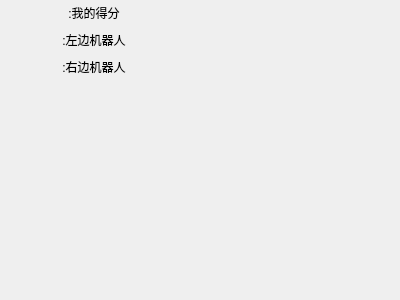
<?xml version="1.0" encoding="UTF-8"?>
<ui version="4.0">
 <class>MarkBoard</class>
 <widget class="QWidget" name="MarkBoard">
  <property name="geometry">
   <rect>
    <x>0</x>
    <y>0</y>
    <width>400</width>
    <height>300</height>
   </rect>
  </property>
  <property name="windowTitle">
   <string>Form</string>
  </property>
  <property name="styleSheet">
   <string notr="true"/>
  </property>
  <widget class="QFrame" name="frame">
   <property name="geometry">
    <rect>
     <x>0</x>
     <y>0</y>
     <width>157</width>
     <height>81</height>
    </rect>
   </property>
   <property name="styleSheet">
    <string notr="true">background-color: transparent;
border-image: url(:/background.png);</string>
   </property>
   <property name="frameShape">
    <enum>QFrame::WinPanel</enum>
   </property>
   <property name="frameShadow">
    <enum>QFrame::Raised</enum>
   </property>
   <widget class="QLabel" name="rightMark">
    <property name="geometry">
     <rect>
      <x>-59</x>
      <y>57</y>
      <width>81</width>
      <height>20</height>
     </rect>
    </property>
    <property name="text">
     <string/>
    </property>
    <property name="alignment">
     <set>Qt::AlignRight|Qt::AlignTrailing|Qt::AlignVCenter</set>
    </property>
   </widget>
   <widget class="QLabel" name="leftMark">
    <property name="geometry">
     <rect>
      <x>-59</x>
      <y>30</y>
      <width>81</width>
      <height>20</height>
     </rect>
    </property>
    <property name="text">
     <string/>
    </property>
    <property name="alignment">
     <set>Qt::AlignRight|Qt::AlignTrailing|Qt::AlignVCenter</set>
    </property>
   </widget>
   <widget class="QLabel" name="myMark">
    <property name="geometry">
     <rect>
      <x>-59</x>
      <y>3</y>
      <width>81</width>
      <height>20</height>
     </rect>
    </property>
    <property name="text">
     <string/>
    </property>
    <property name="alignment">
     <set>Qt::AlignRight|Qt::AlignTrailing|Qt::AlignVCenter</set>
    </property>
   </widget>
   <widget class="QLabel" name="label_5">
    <property name="geometry">
     <rect>
      <x>50</x>
      <y>57</y>
      <width>88</width>
      <height>20</height>
     </rect>
    </property>
    <property name="text">
     <string>:右边机器人</string>
    </property>
    <property name="alignment">
     <set>Qt::AlignCenter</set>
    </property>
   </widget>
   <widget class="QLabel" name="label_3">
    <property name="geometry">
     <rect>
      <x>50</x>
      <y>30</y>
      <width>88</width>
      <height>20</height>
     </rect>
    </property>
    <property name="text">
     <string>:左边机器人</string>
    </property>
    <property name="alignment">
     <set>Qt::AlignCenter</set>
    </property>
   </widget>
   <widget class="QLabel" name="label">
    <property name="geometry">
     <rect>
      <x>50</x>
      <y>3</y>
      <width>88</width>
      <height>20</height>
     </rect>
    </property>
    <property name="styleSheet">
     <string notr="true"/>
    </property>
    <property name="text">
     <string>:我的得分</string>
    </property>
    <property name="alignment">
     <set>Qt::AlignCenter</set>
    </property>
   </widget>
  </widget>
  <zorder>frame</zorder>
  <zorder>leftMark</zorder>
  <zorder>myMark</zorder>
  <zorder>rightMark</zorder>
 </widget>
 <resources/>
 <connections/>
</ui>
